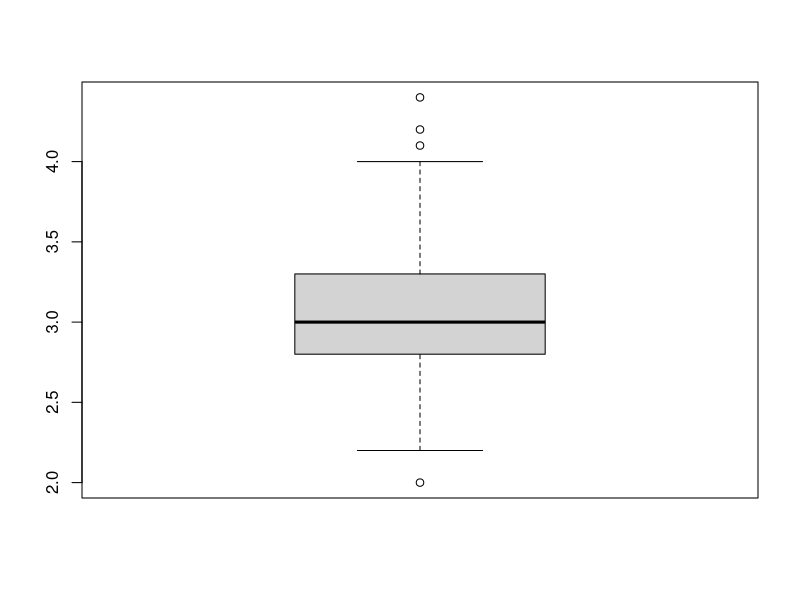
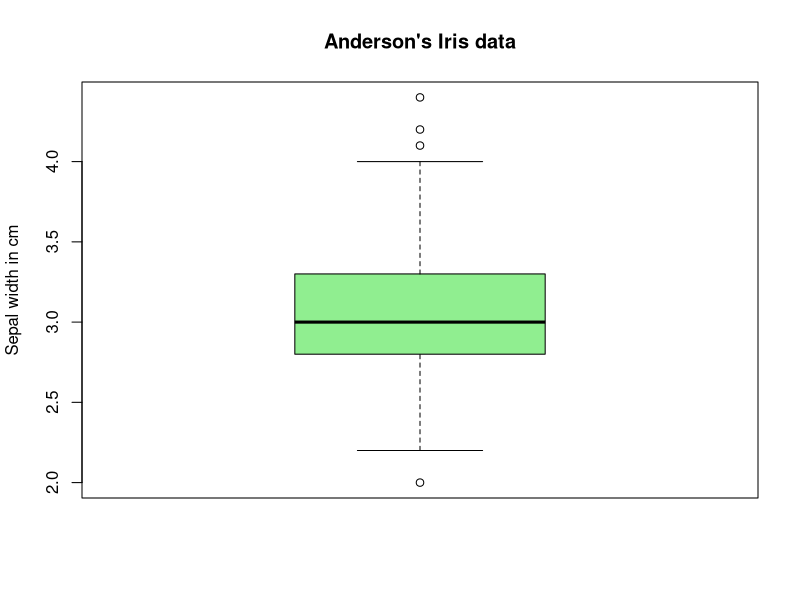
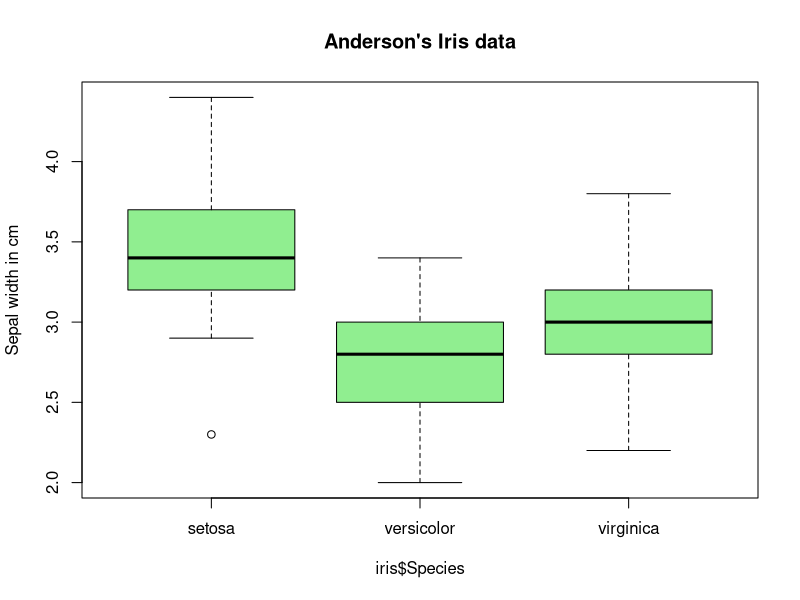
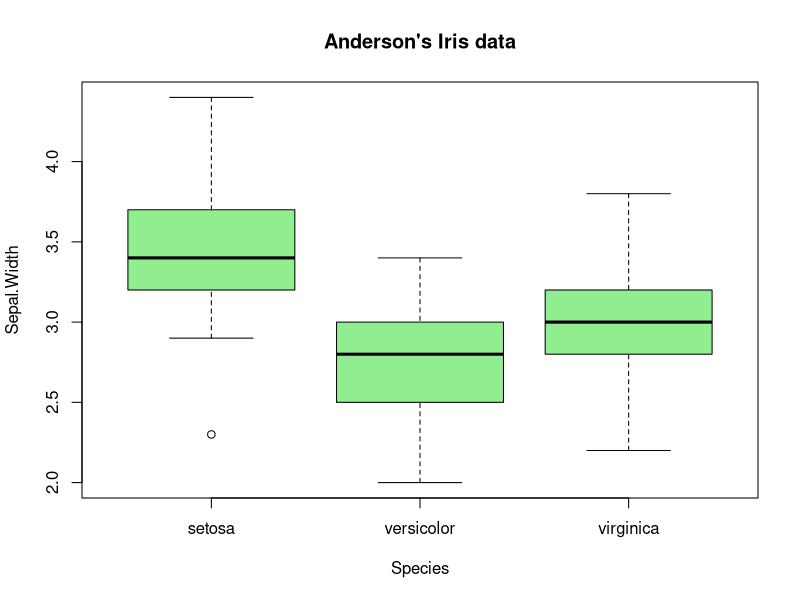
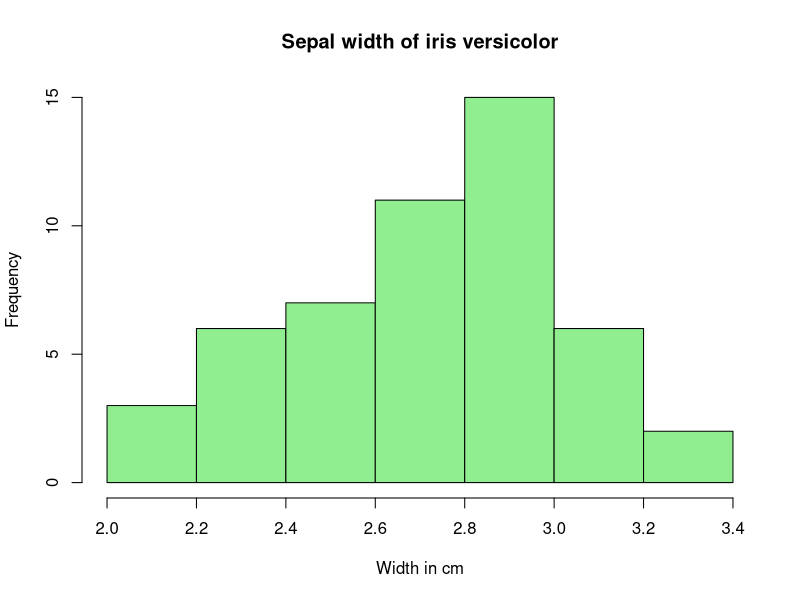
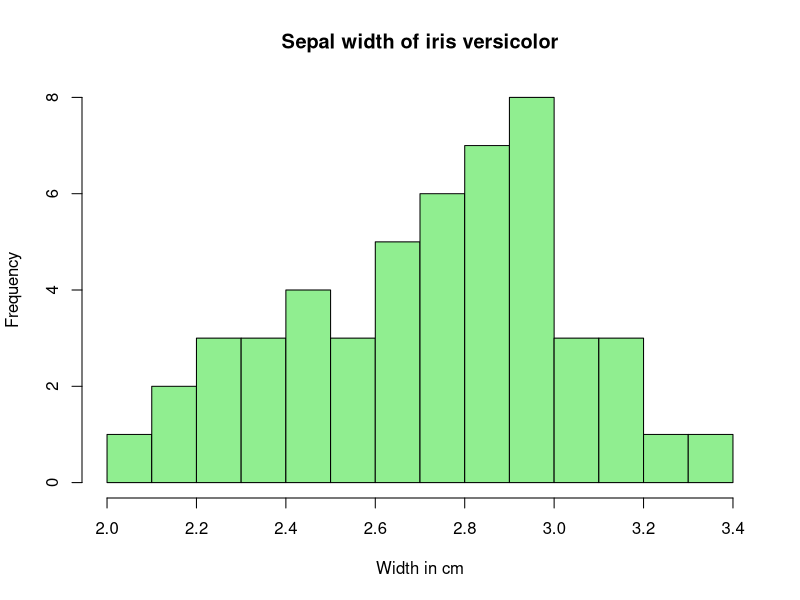

Source code (R) for these figures, in order:
View(iris)
table(iris$Species)
mean(iris$Sepal.Width)
median(iris$Sepal.Width)
min(iris$Sepal.Width)
max(iris$Sepal.Width)
range(iris$Sepal.Width)
sd(iris$Sepal.Width) #standard deviation
IQR(iris$Sepal.Width)
summary(iris$Sepal.Width)
boxplot(iris$Sepal.Width)
boxplot(iris$Sepal.Width,
        col="lightgreen",
        ylab="Sepal width in cm",
        main="Anderson's Iris data")


boxplot(iris$Sepal.Width ~ iris$Species,#split the data by Species; ~=as a function of
        col="lightgreen",
        ylab="Sepal width in cm",
        main="Anderson's Iris data")

boxplot(Sepal.Width ~ Species,
        data=iris,
        col="lightgreen",
        #ylab="Sepal width in cm", #this is oprtional, just for labelling axes
        main="Anderson's Iris data")



#HISTOGRAMS
#SUPPOSE WE WANT MORE DETAIL ABOUT VERSICOLOR SEPAL WIDTH
sep_width_vers<-iris$Sepal.Width[iris$Species=="versicolor"]
length(sep_width_vers)
hist(sep_width_vers,
     col="lightgreen",
     main="Sepal width of iris versicolor",
     xlab="Width in cm"
     )
#observation: the order of col, main, xlab does NOT matter

#we see the breaks(in the x-axis) have a step of 0.2
#if we want another step, or even 0.1, we type:
hist(sep_width_vers,
     col="lightgreen",
     main="Sepal width of iris versicolor",
     xlab="Width in cm",
     breaks=seq(2.0, 3.4, 0.1)
)
